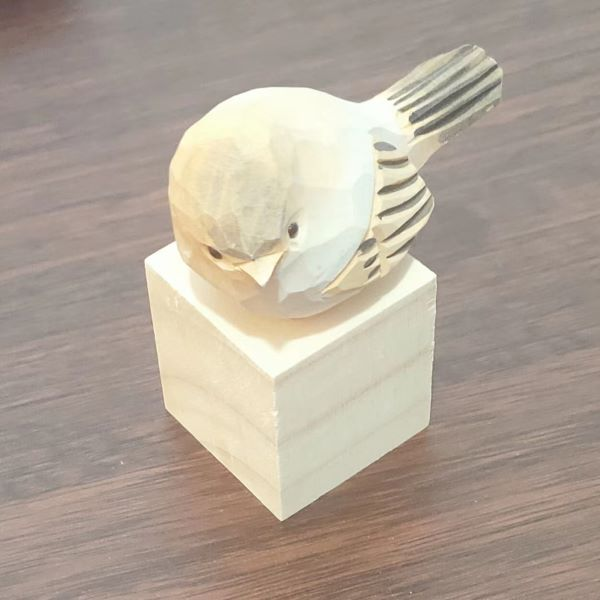
#> input picture images/img1.jpg, 600 x 600 px
$ python 02_color_space_channels.py
#> lines starting #> are read from the running program, lines starting #| are printed output that depends on the picture
# 导包
import os

import cv2

# 确保保存路径的文件夹存在
os.makedirs("./images/output_02", exist_ok=True)

"""
BGR 色彩空间
BGR 色彩空间是我们使用 python 的 OpenCV 库读取一般彩色图像时默认的色彩空间。
包含 B、G、R 三个色彩通道

需求：读取img1.jpg，以左上角顶点为原点，并打印出第 5 行，第 10 个像素点的像素值
"""
# 读取 img1 图像
# 使用 cv2.imread() 函数读取的图像像素组，默认为 BGR 色彩空间下的像素组的形式
image1 = cv2.imread("./images/img1.jpg")
#> image1 is the input picture: shape (600, 600, 3); mean B, G, R 152.3, 165.1, 177.2

# 检查图像是否加载成功
if image1 is None:
    print("图像加载失败，请检查文件路径")
else:
    # 打印第五行，第十个像素点的像素值
    print("第 5 行，第 10 列像素值 (BGR):", image1[4, 9])
#| 第 5 行，第 10 列像素值 (BGR): [ 81  82 102]

"""
BGRA 色彩空间
BGRA 色彩空间是一个四通道的色彩空间，在BGR的基础上增加了一个 A 色彩通道，
A 通道即 alpha 通道，表示透明度，A 通道的取值也是[0,255]，一般的图像默认都是 255，表示不透明。
数值越小越透明。0 表示完全透明，172 可用来表示半透明。
保存 BGRA 色彩空间下的图片时，要保存为png格式的图片，因为 png 文件即为
BGRA 四通道色彩空间的图像文件形式。而不能保存为jpg文件了，否则会体现不出透明度这一属性

需求：读取 img1.jpg，将 image1 转到 BGRA 色彩空间，打印出转换后的像素数组，
并将图像中任意一部分设置为完全透明，任意一部分设置为半透明，保存为文件 "bgra_image1.png"
"""
# 转换色彩空间的方法是cv2.cvtColor()。不同色彩空间之间的进行转换时，通常需要一个转换码参数
# 转 BGRA 色彩空间  转换码为 cv2.COLOR_BGR2BGRA
bgra_image1 = cv2.cvtColor(image1, cv2.COLOR_BGR2BGRA)
# 打印转 BGRA 色彩通道后的像素数组
print(bgra_image1)
#> (printed output is left out)
# 将 bgra_image1 的第 [100, 200] 行，第[200, 300]列的像素的透明度设置为 0
bgra_image1[100:200, 200:300, 3] = 0
# 将 bgra_image1 的第 [250, 350] 行，第[200, 300]列的像素的透明度设置为 172
bgra_image1[250:350, 200:300, 3] = 172
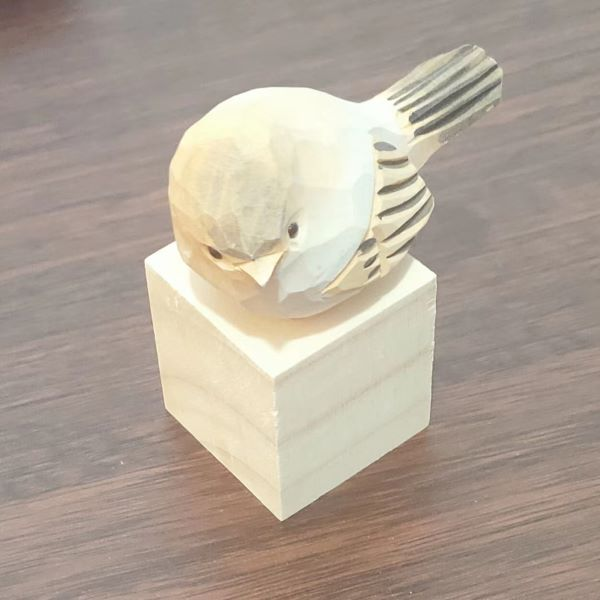
#> bgra_image1: shape (600, 600, 4); mean B, G, R, A 152.3, 165.1, 177.2, 245.6
# 保存 BGRA 图像为 jpg 文件 "bgra_image1.png"
cv2.imwrite("./images/output_02/bgra_image1.png", bgra_image1)

"""
GRAY 色彩空间
GRAY 色彩空间是灰度色彩空间，只有一个通道，表示灰度值，灰度值的范围是[0,255]，
每个数值表示从黑变白的颜色深浅程度。0 表示纯黑色，255 表示纯白色，数值越大越趋于白色。

需求：读取 img1.jpg，将 image1 转到 GRAY 色彩空间（即转为灰度图像），打印出转换后的像素数组。
并将转换后的灰度图保存为文件 gray_image1.png
"""
# 转到 GRAY 色彩空间 转换码为 cv2.COLOR_BGR2GRAY
gray_image1 = cv2.cvtColor(image1, cv2.COLOR_BGR2GRAY)
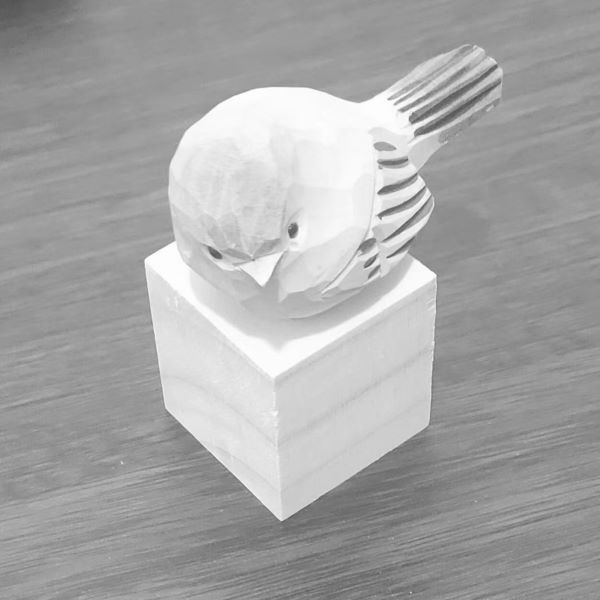
#> gray_image1: shape (600, 600); min 74, max 255, mean 167.2
# 打印转 GRAY 色彩通道后的像素数组
print(gray_image1)
#> (printed output is left out)
# 保存 GRAY 图像为 jpg 文件 "gray_image1.png"
cv2.imwrite("./images/output_02/gray_image1.png", gray_image1)

"""
HSV 色彩空间
HSV 色彩空间是一个重要且特殊的色彩空间，BGR 色彩空间是基于三基色（红，绿，蓝） 而言的，
而 HSV 色彩空间是基于色调(H)，饱和度(S)和亮度(V) 而言的。HSV 色彩空间有 H 、 S 、 V 三个色彩通道
H: 色调，取值范围为[0,180]，表示光的颜色，0 表示红色，30 表示黄色，60 表示绿色，120 表示蓝色
S: 饱和度，取值范围为[0,255]，表示色彩的深浅，0 表示灰色，255 表示最纯的颜色
V: 亮度，取值范围为[0,255]，表示光的明暗，亮度为 0 时，图像为纯黑色，亮度为 255 时，图像为纯白色，亮度越大，图像越亮

读取 img1.jpg，将 image1 转到 HSV 色彩空间，然后直接保存为 image1_hsv.jpg。再将转色彩空间后的图像，
H 分别调为 0，30，60 后，转回 BGR 色彩空间，再依次保存为 image1_h0.jpg，image1_h30.jpg，image1_h60.jpg
"""
# 转到 HSV 色彩空间 转换码为 cv2.COLOR_BGR2HSV
image1_hsv = cv2.cvtColor(image1, cv2.COLOR_BGR2HSV)
#> image1_hsv: shape (600, 600, 3); mean H, S, V 15.6, 36.4, 177.4
# 保存 HSV 图像为 jpg 文件 "image1_hsv.jpg"
cv2.imwrite("./images/output_02/image1_hsv.jpg", image1_hsv)

# 将 image1_hsv 的 H 通道设置为 0
image1_h0 = image1_hsv.copy()
image1_h0[:, :, 0] = 0
#> image1_h0: shape (600, 600, 3); mean H, S, V 0, 36.4, 177.4
# 将 H 通道设置为 0 后的图像转回 BGR 色彩空间
image1_h0_bgr = cv2.cvtColor(image1_h0, cv2.COLOR_HSV2BGR)
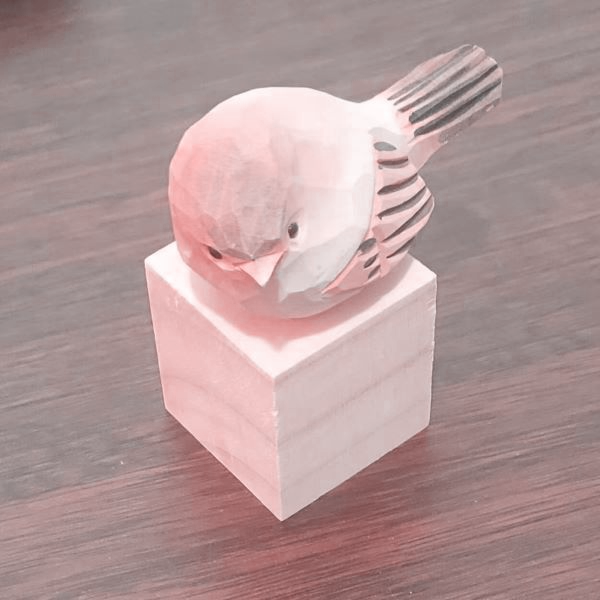
#> image1_h0_bgr: shape (600, 600, 3); mean B, G, R 151.8, 151.8, 177.4
# 保存 BGR 图像为 jpg 文件 "image1_h0.jpg"
cv2.imwrite("./images/output_02/image1_h0.jpg", image1_h0_bgr)

# 将 image1_hsv 的 H 通道设置为 30
image1_h30 = image1_hsv.copy()
image1_h30[:, :, 0] = 30
#> image1_h30: shape (600, 600, 3); mean H, S, V 30, 36.4, 177.4
# 将 H 通道设置为 30 后的图像转回 BGR 色彩空间
image1_h30_bgr = cv2.cvtColor(image1_h30, cv2.COLOR_HSV2BGR)
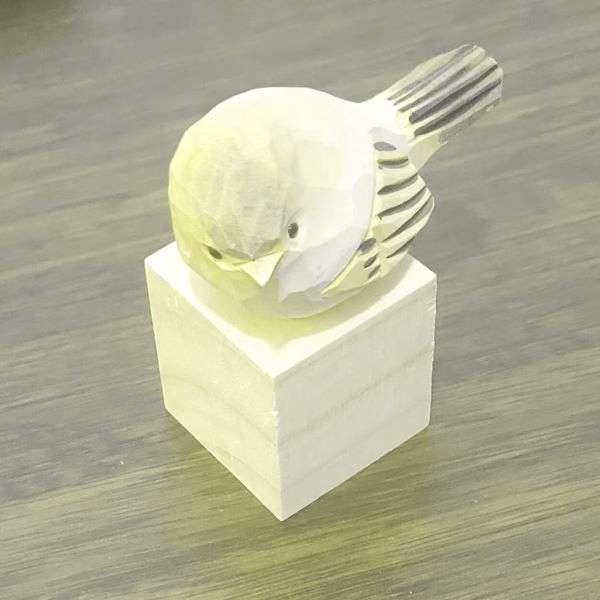
#> image1_h30_bgr: shape (600, 600, 3); mean B, G, R 151.8, 177.4, 177.4
# 保存 BGR 图像为 jpg 文件 "image1_h30.jpg"
cv2.imwrite("./images/output_02/image1_h30.jpg", image1_h30_bgr)

# 将 image1_hsv 的 H 通道设置为 60
image1_h60 = image1_hsv.copy()
image1_h60[:, :, 0] = 60
#> image1_h60: shape (600, 600, 3); mean H, S, V 60, 36.4, 177.4
# 将 H 通道设置为 60 后的图像转回 BGR 色彩空间
image1_h60_bgr = cv2.cvtColor(image1_h60, cv2.COLOR_HSV2BGR)
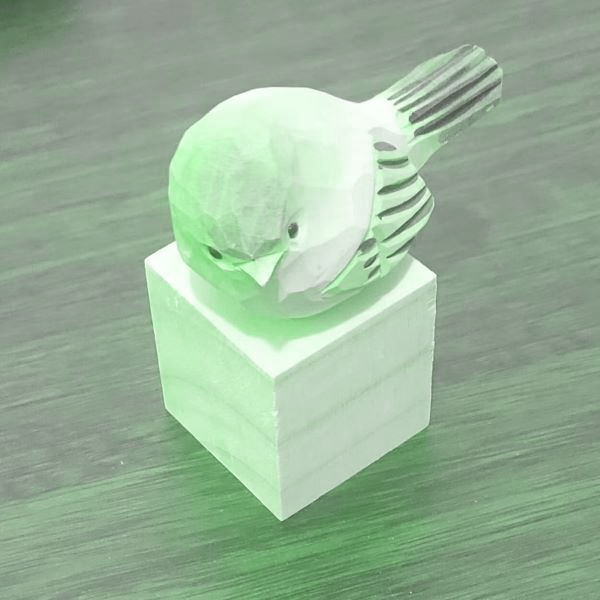
#> image1_h60_bgr: shape (600, 600, 3); mean B, G, R 151.8, 177.4, 151.8
# 保存 BGR 图像为 jpg 文件 "image1_h60.jpg"
cv2.imwrite("./images/output_02/image1_h60.jpg", image1_h60_bgr)

$ run again, with images/img3.jpg copied over images/img1.jpg
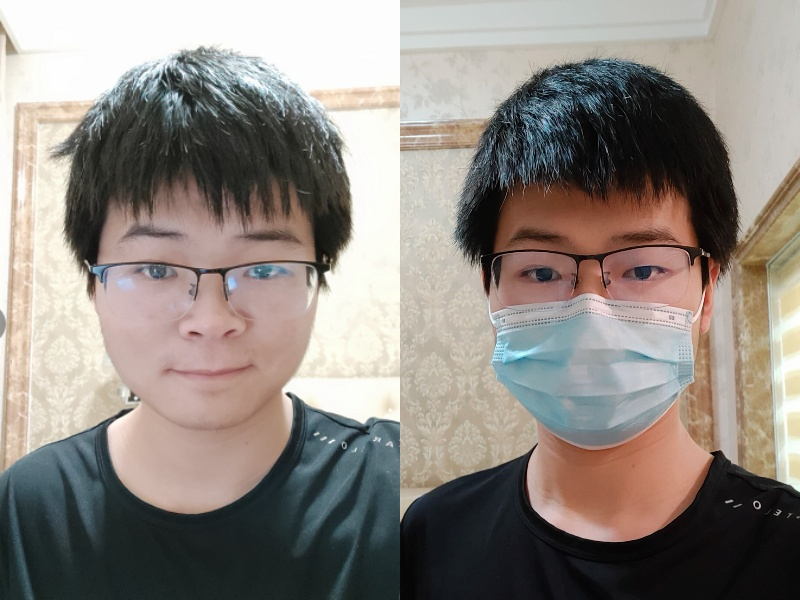
#> input picture images/img3.jpg, 800 x 600 px
#> image1 is the input picture: shape (600, 800, 3); mean B, G, R 128.9, 135.2, 142.3
#| 第 5 行，第 10 列像素值 (BGR): [253 253 253]
#> (printed output is left out)
#> (printed output is left out)
#> image1_hsv: shape (600, 800, 3); mean H, S, V 43.7, 47.2, 146.9
#> image1_h0: shape (600, 800, 3); mean H, S, V 0, 47.2, 146.9
#> image1_h30: shape (600, 800, 3); mean H, S, V 30, 47.2, 146.9
#> `image1_h30_bgr = cv2.cvtColor(image1_h30, cv2.COLOR_HSV2BGR)`:
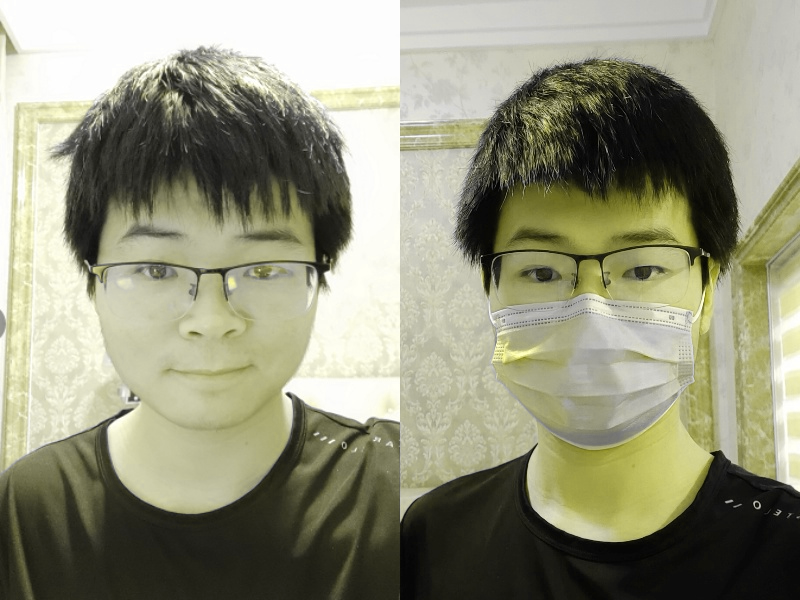
#> image1_h30_bgr: shape (600, 800, 3); mean B, G, R 124.1, 146.9, 146.9
#> image1_h60: shape (600, 800, 3); mean H, S, V 60, 47.2, 146.9
#> `image1_h60_bgr = cv2.cvtColor(image1_h60, cv2.COLOR_HSV2BGR)`:
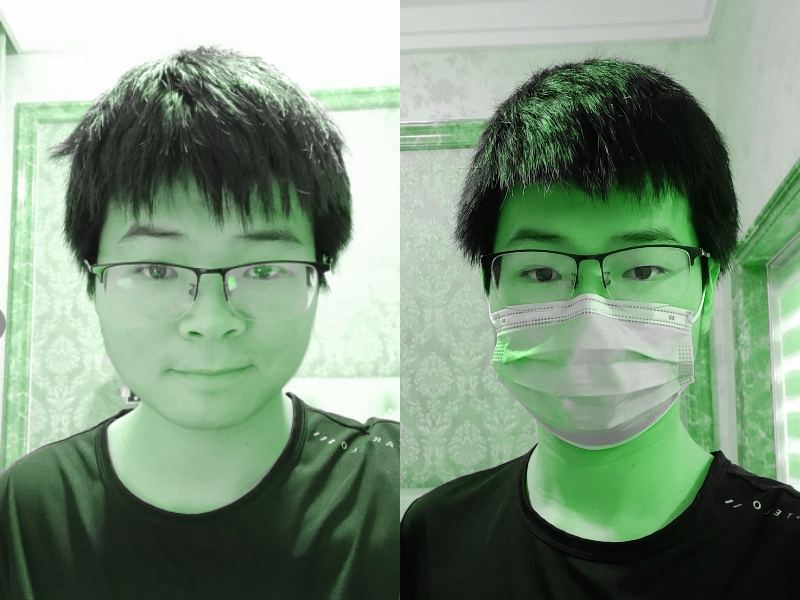
#> image1_h60_bgr: shape (600, 800, 3); mean B, G, R 124.1, 146.9, 124.1
